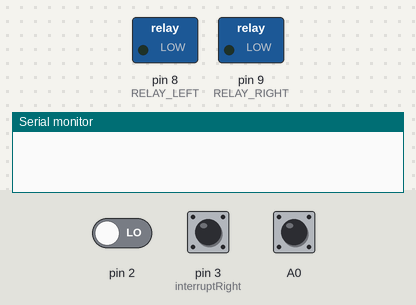
A sketch run on a simulated Arduino Uno, built with avr-gcc and run on an emulated ATmega328P. On the bench: switched loads named in the sketch (green lamp = pin HIGH), the last lines printed to the serial monitor. The test bench sets the inputs (shaded band); at power-on: pin 2 LOW, pin 3 (interruptRight) HIGH, A0 HIGH.

Above: at 1.2 s.
1.3 s: pin 2 driven HIGH
At 2.4 s:
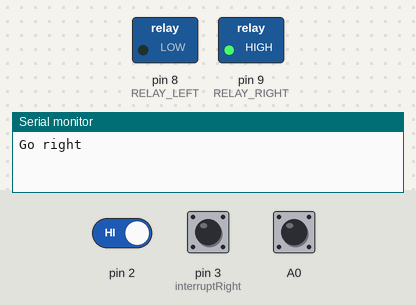
2.8 s: pin 3 (interruptRight) pulled LOW for 0.15 s
At 4.1 s:
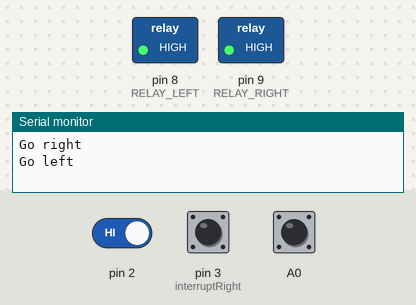
4.4 s: A0 pulled LOW for 0.15 s
At 5.5 s:
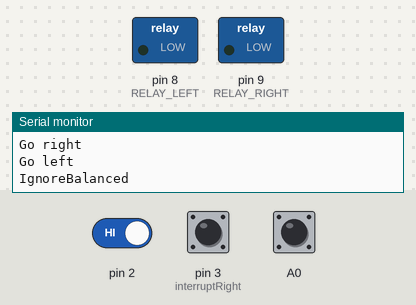
6.0 s: pin 3 (interruptRight) pulled LOW for 1 s
At 8.0 s:
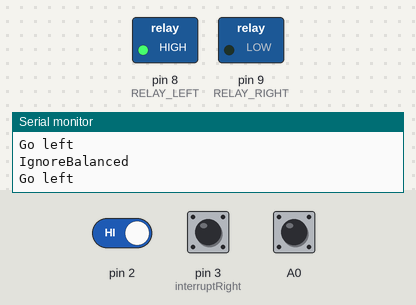
8.5 s: A0 pulled LOW for 1 s
At 9.1 s:
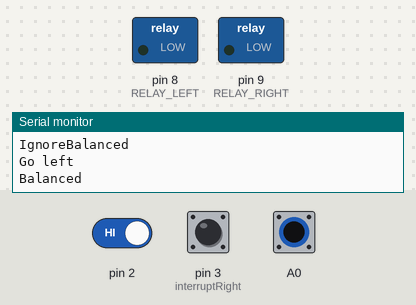
11.0 s: pin 3 (interruptRight) pulled LOW for 3.2 s
At 14.6 s:
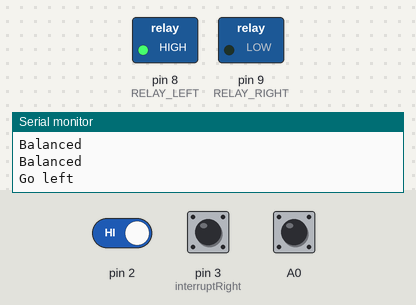
Timing chart, 0 to 16.1 s (numbered marks = the images above; inputs shaded):
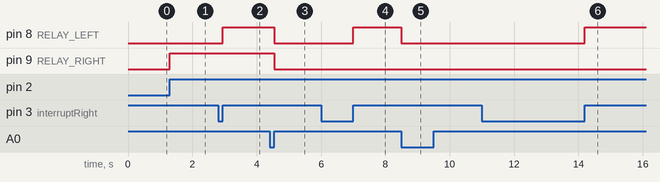

Measured:
- after the input at 1.3 s, pin 9 (RELAY_RIGHT): LOW → HIGH at once
- after the input at 2.8 s, pin 8 (RELAY_LEFT): LOW → HIGH after 0.15 s
- after the input at 4.4 s, pin 8 (RELAY_LEFT), pin 9 (RELAY_RIGHT): HIGH → LOW after 0.15 s
- after the input at 6.0 s, pin 8 (RELAY_LEFT): LOW → HIGH after 1.0 s
- after the input at 8.5 s, pin 8 (RELAY_LEFT): HIGH → LOW at once
- after the input at 11.0 s, pin 8 (RELAY_LEFT): LOW → HIGH after 3.2 s

The sketch:

ship_stability.ino
```cpp
#include <avr/interrupt.h>

const byte interruptLeft = 5;
const byte interruptRight = 3;

const byte RELAY_LEFT = 8;
const byte RELAY_RIGHT = 9;

volatile byte state_left = LOW;
volatile byte state_right = LOW;

volatile int value = 0;

void setup() {

  cli();
  //RELAY
  pinMode(RELAY_LEFT, OUTPUT);
  pinMode(RELAY_RIGHT, OUTPUT);

  pinMode(interruptLeft, INPUT_PULLUP);
  pinMode(interruptRight, INPUT_PULLUP);

  pinMode(A0, INPUT_PULLUP);
  PCICR = B00000010; // enable PCIE1 group
  PCIFR = B00000000; // clear all interrupt flags
  PCMSK1 = B00000001; //enable PCINT8
  //EXTERNAL INTERRUPTS
  attachInterrupt(digitalPinToInterrupt(2),leftIncline,RISING);
  attachInterrupt(digitalPinToInterrupt(3),RightIncline,RISING);

  Serial.begin(9600);

  sei();

}

void loop() {
  digitalWrite(RELAY_RIGHT, state_right);
  digitalWrite(RELAY_LEFT, state_left);
}

void leftIncline(){
  	//Μεγαλύτερο βάρος στα αριστερά άρα ανοίγουμε τη δεξιά αντλία
	state_right = HIGH;
    Serial.print("Go right\n");
}

void RightIncline(){
    //Μεγαλύτερο βάρος στα δεξιά άρα ανοίγουμε την αριστερή αντλία
	state_left = HIGH;
 	Serial.print("Go left\n");
}

ISR(PCINT1_vect)
{
  value++;
  if(value==1){ //Αγνόηση του πρώτου σημείου ηρεμίας
  	Serial.print("Ignore");
  }
  else{
    //Σταματάει τις αντλίες
  	state_right = LOW;
  	state_left = LOW;
  	Serial.print("Balanced\n");
  }

}
```
